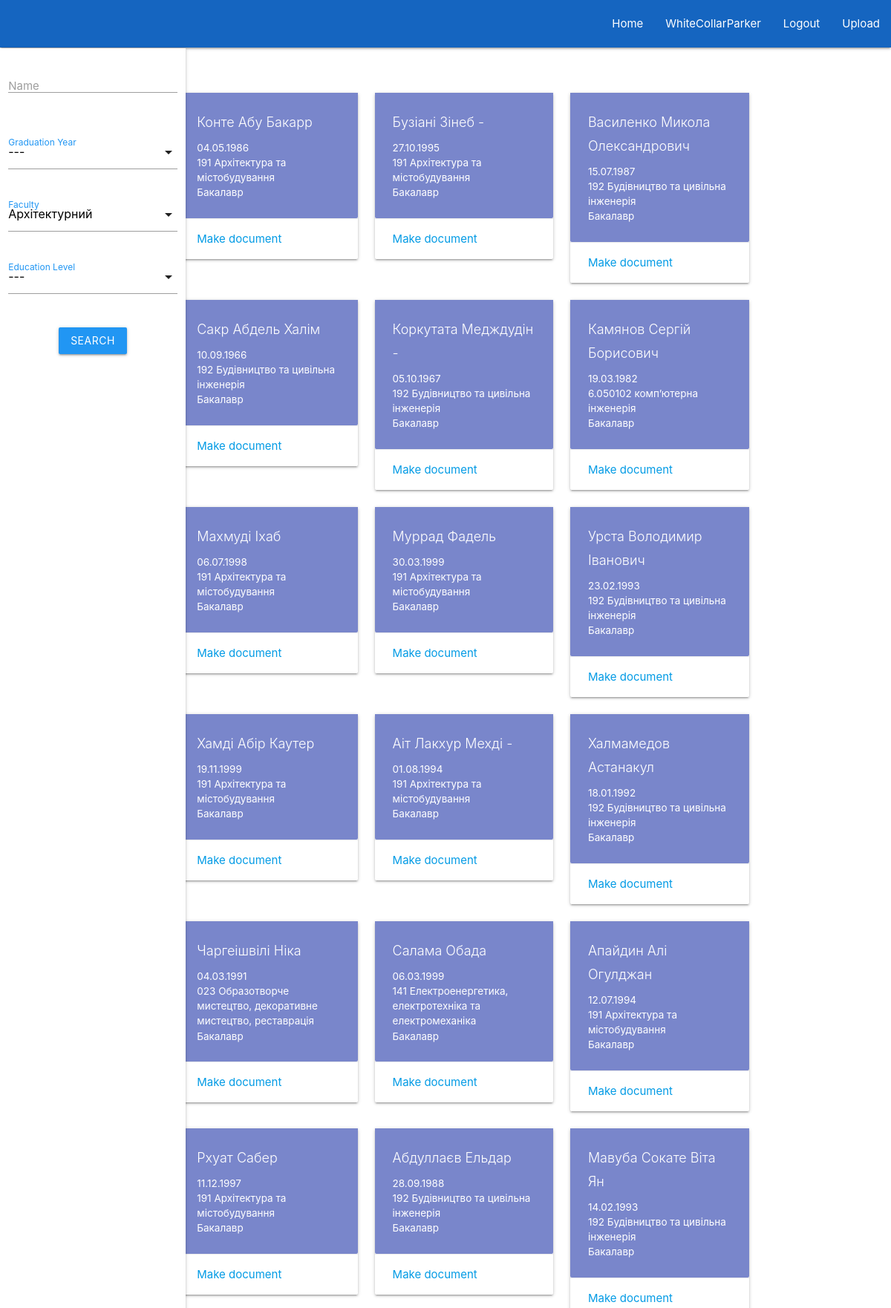
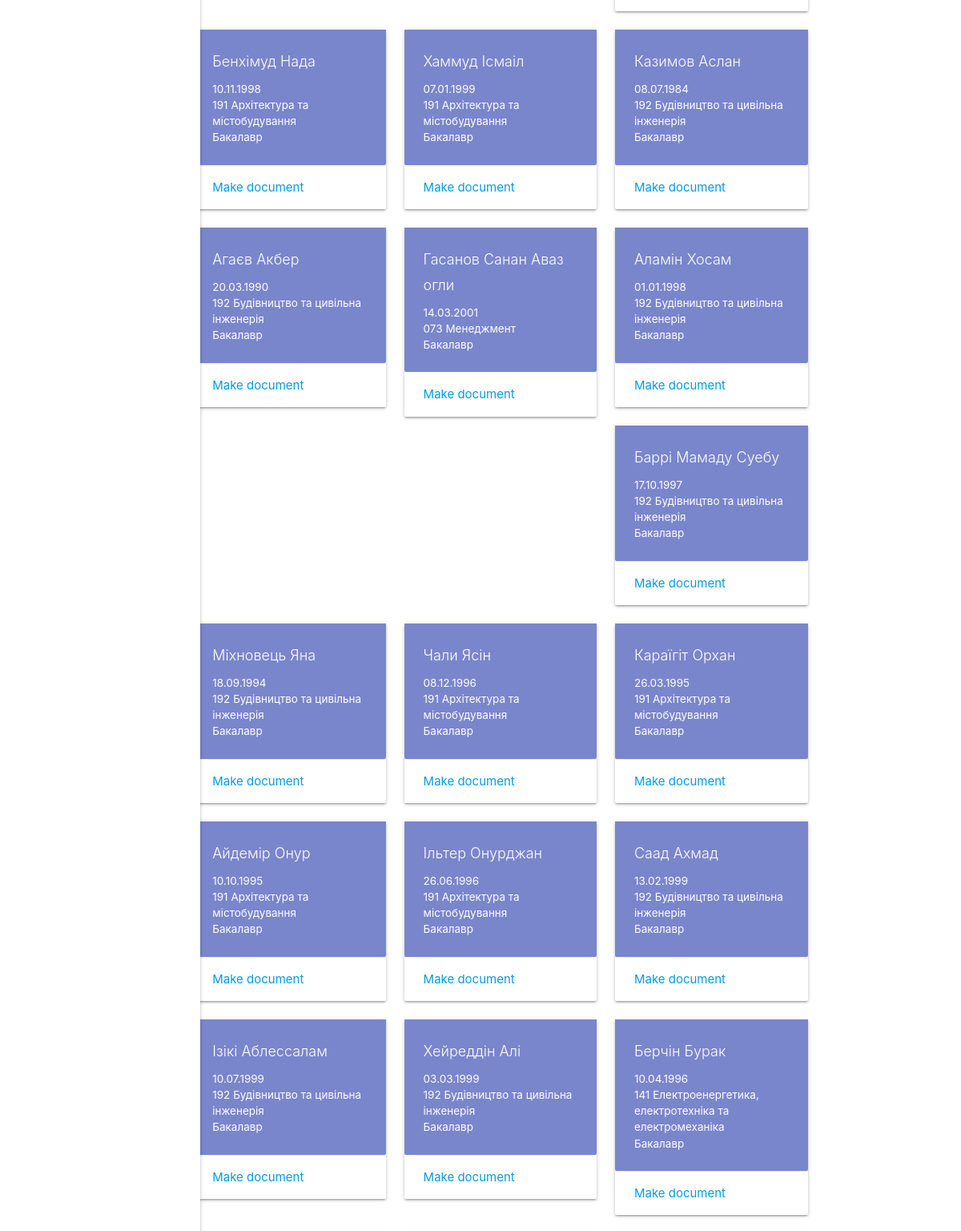
The app's page / (signed in, upper part) with its own data (2 pictures, top to bottom).
### main/models.py (models this page shows, shortened)
class Page(models.Model):
    page_id = models.CharField(max_length=200)
    page_name = models.CharField(max_length=200)
    page_birth = models.CharField(max_length=200)
    page_gender = models.CharField(max_length=200)
    page_nationality = models.CharField(max_length=200)
    page_nameEn = models.CharField(max_length=200)
    page_gradYear = models.CharField(max_length=200)
    page_studFinish = models.CharField(max_length=200)
    page_faculty = models.CharField(max_length=200)
    page_eduLevel = models.CharField(max_length=200)
    page_formOfStudy = models.CharField(max_length=200)
    page_specialty = models.CharField(max_length=200)
    page_eduProg = models.CharField(max_length=200)
    page_prevDoc = models.CharField(max_length=200)
    slug = models.SlugField()

### main/views.py (the view)
# urls.py: path("", views.homepage, name="homepage"),
@login_required(login_url='main:login')
def homepage(request):
    qs = Page.objects.all()
    page_id_query = request.GET.get('unique_id')
    facultiesList = qs.values_list('page_faculty', flat=True).distinct()
    page_name_query = request.GET.get('text-unique')
    page_gradYear_query = request.GET.get('select-box1')
    page_faculty_query = request.GET.get('select-box2')
    page_eduLevel_query = request.GET.get('select-box3')
    if is_valid_queryPar(page_name_query):
        qs = qs.filter(page_name__icontains=page_name_query)
    if is_valid_queryPar(page_gradYear_query):
        qs = qs.filter(page_gradYear=page_gradYear_query)
    if is_valid_queryPar(page_faculty_query):
        qs = qs.filter(page_faculty=page_faculty_query)
    if is_valid_queryPar(page_eduLevel_query):
        if page_eduLevel_query == 'bh':
            qs = qs.filter(page_eduLevel= st.bh)
        elif page_eduLevel_query == 'ma':
            qs = qs.filter(page_eduLevel= st.ma)
    context = {
        'students': qs,
        'faculties': facultiesList
    }
    return render(request, 'main/home.html', context)

### main/views.py (called while the page is built)
def is_valid_queryPar(param):
    return param != '' and param is not None

### main/templates/main/home.html (shortened to what this page needs)
{% extends "main/header.html" %}
{% block content %}
    <div class="wrapper">
        <ul id="slide-out" class="sidenav sidenav-fixed">
            <form method="GET" action=".">
                <div class="row">
                    <form class="col">
                        <li>
                            <div class="input-field col s12">
                           <textarea id="icon_prefix2" class="materialize-textarea" name="text-unique"></textarea>
                            <label for="icon_prefix2">Name</label>
                            </div>
                        </li>
                        <li>
                            <div class="input-field col s12 ">
                                <label class="blue-text">Graduation Year</label>
                            </div>
                        </li>
                        <li>
                            <div class="input-field col s12" >
                                <label class="blue-text">Faculty</label>
                            </div>
                        </li>
                        <li>
                            <div class="input-field col s12 ">
                                <label class="blue-text">Education Level</label>
                            </div>
                        </li>
                        <li>
                            <div class="input-field col center-align s12">
                                <button type="submit" class="btn blue">Search</button>
                        </li>
                    </form>
                </div>
            </form>
        </ul>
        <a href="#" data-target="slide-out" class="sidenav-trigger"><i class="material-icons">menu</i></a>
    </div>
    <div class="container">
        <div class="row">
            {% for stud in students %}
                <div class="col s12 m6 l4">
                    <div class="card">
                        <div class="card-content large indigo lighten-2 white-text">
                            <span class="card-title" style="font-size: 1.2rem">{{ stud.page_name }}</span>
                            <p style="font-size: 0.9rem">{{ stud.page_birth }}</p>
                            <p style="font-size: 0.9rem">{{ stud.page_specialty }}</p>
                            <p style="font-size: 0.9rem">{{ stud.page_eduLevel }}</p>
                        </div>
                        <a href="create/{{ stud.page_id }}" class="waves-effect waves-block">
                            <div class="card-action waves-block ali">
                                Make document
                            </div>
                        </a>
                    </div>
                </div>
            {% endfor %}
        </div>
    </div>
{% endblock %}

### main/templates/main/header.html (shortened to what this page needs)
<!DOCTYPE html>
  <html>
    <head>
        {% load static %}
        <link rel="stylesheet" href="{% static 'main/css/materialize.min.css' %}" type="text/css">
    </head>
    <body>
            {% include "main/includes/navbar.html"  %}
        <br>
        {% block content %}
        {% endblock %}
        <br>
    </body>
  </html>

### main/templates/main/includes/navbar.html (shortened to what this page needs)
<div class="navbar-fixed">
    <nav>
        <div class="nav-wrapper blue darken-3">
            <ul class="right hide-on-med-and-down">
                <li><a href="/">Home</a></li>
                {% if user.is_authenticated %}
                    <li><a href=".">{{ user.username }}</a></li>
                    <li><a href="/logout">Logout</a></li>
                    <li><a href="/upload">Upload</a></li>
                {% else %}
                    <li><a href="/login">Login</a></li>
                {% endif %}
            </ul>
        </div>
    </nav>
</div>

### main/templates/main/home.html (style rules this page uses)
.sidenav { margin-top: 65px; width: 250px; }

### main/templates/main/header.html (style rules this page uses)
.container { padding-left: 50px; }

### records on screen
Page: page_name "Конте Абу Бакарр", page_birth "04.05.1986", page_specialty "191 Архітектура та містобудування", page_eduLevel "Бакалавр"
Page: page_name "Бузіані Зінеб -", page_birth "27.10.1995", page_specialty "191 Архітектура та містобудування", page_eduLevel "Бакалавр"
Page: page_name "Василенко Микола Олександрович", page_birth "15.07.1987", page_specialty "192 Будівництво та цивільна інженерія", page_eduLevel "Бакалавр"
Page: page_name "Сакр Абдель Халім", page_birth "10.09.1966", page_specialty "192 Будівництво та цивільна інженерія", page_eduLevel "Бакалавр"
Page: page_name "Коркутата Медждудін -", page_birth "05.10.1967", page_specialty "192 Будівництво та цивільна інженерія", page_eduLevel "Бакалавр"
Page: page_name "Камянов Сергій Борисович", page_birth "19.03.1982", page_specialty "6.050102 комп’ютерна інженерія", page_eduLevel "Бакалавр"
Page: page_name "Махмуді Іхаб", page_birth "06.07.1998", page_specialty "191 Архітектура та містобудування", page_eduLevel "Бакалавр"
Page: page_name "Муррад Фадель", page_birth "30.03.1999", page_specialty "191 Архітектура та містобудування", page_eduLevel "Бакалавр"
Page: page_name "Урста Володимир Іванович", page_birth "23.02.1993", page_specialty "192 Будівництво та цивільна інженерія", page_eduLevel "Бакалавр"
Page: page_name "Хамді Абір Каутер", page_birth "19.11.1999", page_specialty "191 Архітектура та містобудування", page_eduLevel "Бакалавр"
Page: page_name "Аіт Лакхур Мехді -", page_birth "01.08.1994", page_specialty "191 Архітектура та містобудування", page_eduLevel "Бакалавр"
Page: page_name "Халмамедов Астанакул", page_birth "18.01.1992", page_specialty "192 Будівництво та цивільна інженерія", page_eduLevel "Бакалавр"
Page: page_name "Чаргеішвілі Ніка", page_birth "04.03.1991", page_specialty "023 Образотворче мистецтво, декоративне мистецтво, реставрація", page_eduLevel "Бакалавр"
Page: page_name "Салама Обада", page_birth "06.03.1999", page_specialty "141 Електроенергетика, електротехніка та електромеханіка", page_eduLevel "Бакалавр"
Page: page_name "Апайдин Алі Огулджан", page_birth "12.07.1994", page_specialty "191 Архітектура та містобудування", page_eduLevel "Бакалавр"
Page: page_name "Рхуат Сабер", page_birth "11.12.1997", page_specialty "191 Архітектура та містобудування", page_eduLevel "Бакалавр"
Page: page_name "Абдуллаєв Ельдар", page_birth "28.09.1988", page_specialty "192 Будівництво та цивільна інженерія", page_eduLevel "Бакалавр"
Page: page_name "Мавуба Сокате Віта Ян", page_birth "14.02.1993", page_specialty "192 Будівництво та цивільна інженерія", page_eduLevel "Бакалавр"
Page: page_name "Бенхімуд Нада", page_birth "10.11.1998", page_specialty "191 Архітектура та містобудування", page_eduLevel "Бакалавр"
Page: page_name "Хаммуд Ісмаіл", page_birth "07.01.1999", page_specialty "191 Архітектура та містобудування", page_eduLevel "Бакалавр"
Page: page_name "Казимов Аслан", page_birth "08.07.1984", page_specialty "192 Будівництво та цивільна інженерія", page_eduLevel "Бакалавр"
Page: page_name "Агаєв Акбер", page_birth "20.03.1990", page_specialty "192 Будівництво та цивільна інженерія", page_eduLevel "Бакалавр"
Page: page_name "Гасанов Санан Аваз огли", page_birth "14.03.2001", page_specialty "073 Менеджмент", page_eduLevel "Бакалавр"
Page: page_name "Аламін Хосам", page_birth "01.01.1998", page_specialty "192 Будівництво та цивільна інженерія", page_eduLevel "Бакалавр"
Page: page_name "Баррі Мамаду Суебу", page_birth "17.10.1997", page_specialty "192 Будівництво та цивільна інженерія", page_eduLevel "Бакалавр"
Page: page_name "Міхновець Яна", page_birth "18.09.1994", page_specialty "192 Будівництво та цивільна інженерія", page_eduLevel "Бакалавр"
Page: page_name "Чали Ясін", page_birth "08.12.1996", page_specialty "191 Архітектура та містобудування", page_eduLevel "Бакалавр"
Page: page_name "Караїгіт Орхан", page_birth "26.03.1995", page_specialty "191 Архітектура та містобудування", page_eduLevel "Бакалавр"
Page: page_name "Айдемір Онур", page_birth "10.10.1995", page_specialty "191 Архітектура та містобудування", page_eduLevel "Бакалавр"
Page: page_name "Ільтер Онурджан", page_birth "26.06.1996", page_specialty "191 Архітектура та містобудування", page_eduLevel "Бакалавр"
Page: page_name "Саад Ахмад", page_birth "13.02.1999", page_specialty "192 Будівництво та цивільна інженерія", page_eduLevel "Бакалавр"
Page: page_name "Ізікі Аблессалам", page_birth "10.07.1999", page_specialty "192 Будівництво та цивільна інженерія", page_eduLevel "Бакалавр"
Page: page_name "Хейреддін Алі", page_birth "03.03.1999", page_specialty "192 Будівництво та цивільна інженерія", page_eduLevel "Бакалавр"
Page: page_name "Берчін Бурак", page_birth "10.04.1996", page_specialty "141 Електроенергетика, електротехніка та електромеханіка", page_eduLevel "Бакалавр"

### other values on screen
{{ user.username }} "WhiteCollarParker"
